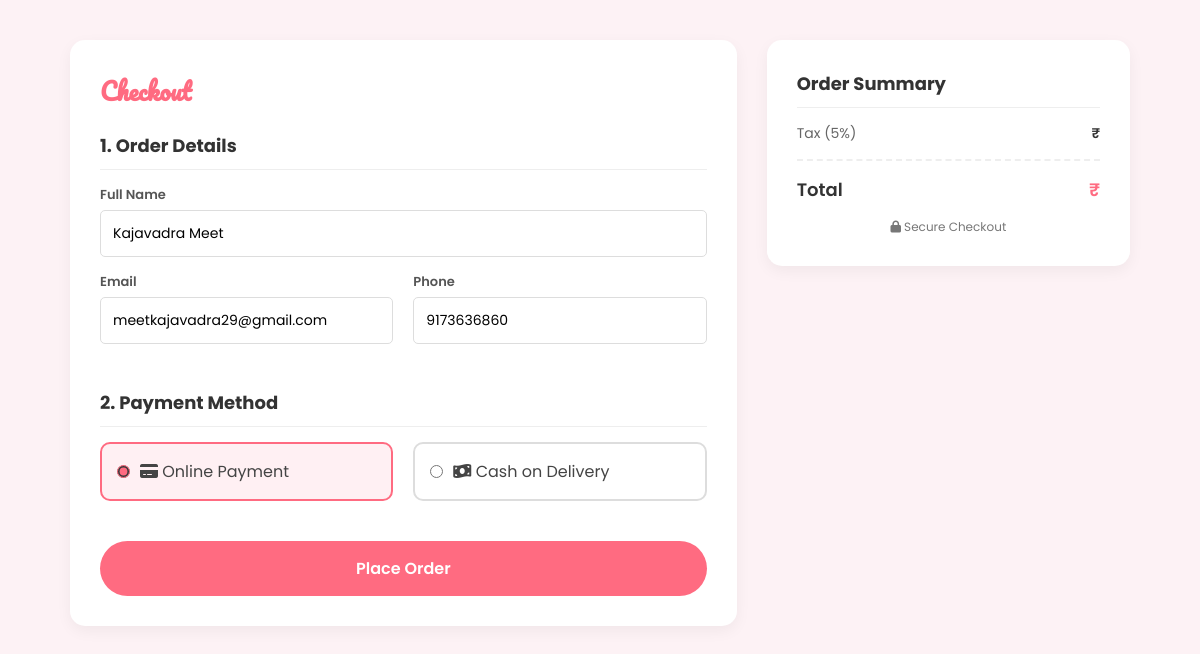
Screenshot of /buynow (signed in) with the database file from the repository.
### myapp/models.py (models this page shows, shortened)
class CustomeUser(AbstractUser):
    u_mobile=models.CharField(max_length=10)
    u_address=models.TextField()
    u_pincode=models.CharField(max_length=6)

### myapp/views.py (the view, shortened to what this page needs)
# urls.py: path('buynow',views.buynow,name='buynow'),
def buynow(request):
    if request.user.is_anonymous:
        return redirect('/loginuser')
    item=[]
    return render(request,'buy.html')

### templates/buy.html (shortened to what this page needs)
<!DOCTYPE html>
<html lang="en">
<head>
    <link rel="stylesheet" href="https://cdnjs.cloudflare.com/ajax/libs/font-awesome/6.0.0/css/all.min.css">
</head>
<body>
    <div class="container">
        <div class="checkout-form">
            <h2>Checkout</h2>
            <h3>1. Order Details</h3>
            <form id="checkoutForm" method="post" action='/palce_order'>
                <div class="input-group">
                    <label>Full Name</label>
                    <input type="text" placeholder="John Doe" value="{{request.user.last_name}} {{request.user.first_name}}" required>
                </div>
                <div class="row">
                    <div class="col input-group">
                        <label>Email</label>
                        <input type="email" placeholder="john@example.com" value="{{request.user.email}}" required>
                    </div>
                    <div class="col input-group">
                        <label>Phone</label>
                        <input type="tel" placeholder="+1 234 567 890" value="{{request.user.u_mobile}}" required>
                    </div>
                </div>
                <h3 style="margin-top: 30px;">2. Payment Method</h3>
                <div class="payment-options">
                    <label class="payment-option selected" id="opt-online" onclick="selectPayment('online')">
                        <input type="radio" name="payment_method" value="online" checked>
                        <span><i class="fas fa-credit-card"></i> Online Payment</span>
                    </label>
                    <label class="payment-option" id="opt-cod" onclick="selectPayment('cod')">
                        <input type="radio" name="payment_method" value="cod">
                        <span><i class="fas fa-money-bill-wave"></i> Cash on Delivery</span>
                    </label>
                </div>
                <button type="submit" class="btn-place-order" id="payBtn">Place Order</button>
            </form>
        </div>
        <div class="order-summary">
            <h3>Order Summary</h3>
            <div class="summary-item">
                <span class="item-name">Tax (5%)</span>
                <span class="item-price">₹{{tax}}</span>
            </div>
            <div class="summary-item total">
                <span>Total</span>
                <span style="color:#ff6b81">₹{{total}}</span>
            </div>
            <p style="font-size:12px; color:#777; margin-top:15px; text-align:center;">
                <i class="fas fa-lock"></i> Secure Checkout
            </p>
        </div>
    </div>
</body>
</html>

### templates/buy.html (style rules this page uses)
* { margin: 0; padding: 0; box-sizing: border-box; font-family: 'Poppins', sans-serif; }
body { background-color: #fdf2f5; color: #444; }
.container { max-width: 1100px; margin: 40px auto; padding: 0 20px; display: flex; gap: 30px; }
h2 { font-family: 'Pacifico', cursive; color: #ff6b81; margin-bottom: 20px; }
h3 { font-size: 18px; color: #333; margin-bottom: 15px; border-bottom: 1px solid #eee; padding-bottom: 10px; }
.checkout-form { flex: 2; background: #fff; padding: 30px; border-radius: 15px; box-shadow: 0 5px 15px rgba(0,0,0,0.05); }
.input-group { margin-bottom: 15px; }
.input-group label { display: block; font-size: 13px; font-weight: 600; margin-bottom: 5px; color: #555; }
.input-group input, .input-group select { width: 100%; padding: 12px; border: 1px solid #ddd; border-radius: 5px; font-size: 14px; transition: 0.3s; outline: none; }
.row { display: flex; gap: 20px; }
.col { flex: 1; }
.payment-options { display: flex; gap: 20px; margin-bottom: 20px; }
.payment-option { flex: 1; border: 2px solid #ddd; border-radius: 10px; padding: 15px; cursor: pointer; transition: 0.3s; display: flex; align-items: center; gap: 10px; }
.payment-option input[type="radio"] { width: auto; accent-color: #ff6b81; }
.payment-option.selected { border-color: #ff6b81; background-color: #fff0f3; }
.order-summary { flex: 1; background: #fff; padding: 30px; border-radius: 15px; box-shadow: 0 5px 15px rgba(0,0,0,0.05); height: fit-content; }
.summary-item { display: flex; justify-content: space-between; margin-bottom: 15px; font-size: 14px; }
.summary-item.total { border-top: 2px dashed #eee; padding-top: 15px; font-weight: 600; font-size: 18px; color: #333; }
.item-name { color: #666; }
.item-price { font-weight: 600; color: #333; }
.btn-place-order { width: 100%; padding: 15px; background: #ff6b81; color: #fff; border: none; border-radius: 30px; font-size: 16px; font-weight: 600; cursor: pointer; transition: 0.3s; margin-top: 20px; }

### rows the page displays
CustomeUser: user.last_name "Kajavadra Meet", user.email "meetkajavadra29@gmail.com", user.u_mobile "9173636860"
